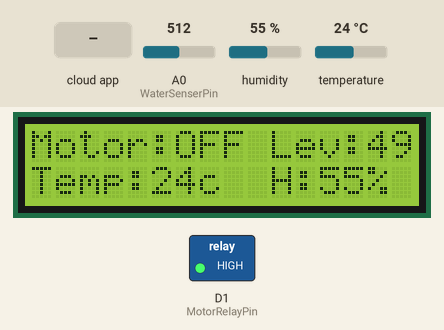
This sketch was run on a simulated ESP8266 (NodeMCU). Parts: 16×2 character LCD, switched loads named in the sketch (green lamp = pin HIGH). The inputs (shaded band) are chosen by the test bench; at power-on: temperature 24 °C, A0 (WaterSenserPin) = 512, humidity 55 %. WiFi joins after 1.5 s; servers stay silent unless stated.

Above: at 6.7 s.
6.8 s: temperature set to 1 °C
At 8.8 s:
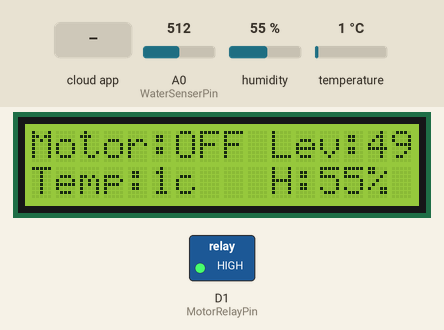
12.7 s: A0 (WaterSenserPin) set to 905
At 13.3 s:
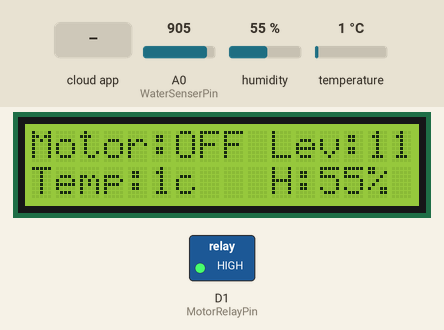
18.6 s: A0 (WaterSenserPin) set to 927
At 19.5 s:
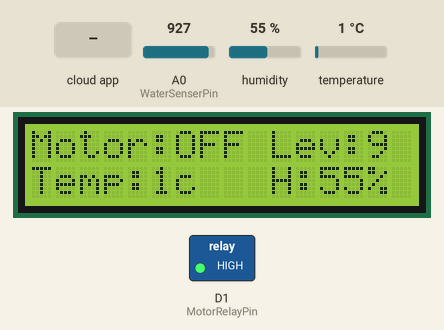
20.1 s: the phone or cloud app sets isAutomatic to 2
At 21.4 s:
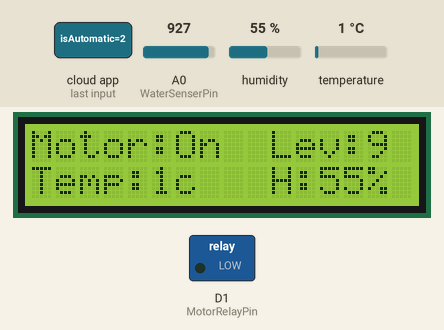
26.0 s: the phone or cloud app sets motorRelay to 0
At 26.4 s:
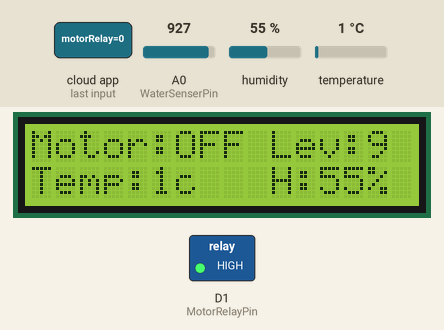
31.9 s: temperature set to 12 °C
At 33.3 s:
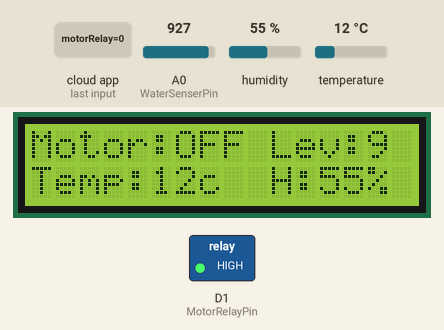
Timing chart, 0 to 34.9 s (numbered marks = the images above; inputs shaded):
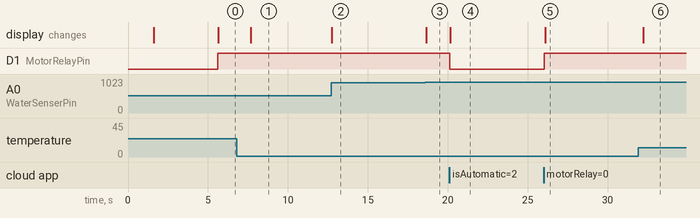

Measured:
- after the input at 6.8 s, the display: changes after 0.88 s (image 1)
- after the input at 12.7 s, the display: changes at once (image 2)
- after the input at 18.6 s, the display: changes after 0.05 s (image 3)
- after the input at 20.1 s, D1 (MotorRelayPin): HIGH → LOW at once; the display: changes after 0.07 s (image 4)
- after the input at 26.0 s, D1 (MotorRelayPin): LOW → HIGH after 0.05 s; the display: changes after 0.08 s (image 5)
- after the input at 31.9 s, the display: changes after 0.31 s (image 6)

The sketch:

WaterManagementScript.ino
```cpp
#include "arduino_secrets.h"
/*
  Sketch generated by the Arduino IoT Cloud Thing "Untitled"
  https://create.arduino.cc/cloud/things/aff07683-4dde-4e39-8867-292f9fd232e5

  Arduino IoT Cloud Variables description

  The following variables are automatically generated and updated when changes are made to the Thing

  float waterLevel;
  CloudTemperatureSensor temperature;
  CloudRelativeHumidity humidity;
  String isAutomatic;
  bool motorRelay;

  Variables which are marked as READ/WRITE
  in the Cloud Thing will also have functions
  which are called when their values are changed from the Dashboard.
  These functions are generated with the Thing and added at the end of this sketch.
*/

#include "thingProperties.h"
#include <DHT.h>
#define DHTPIN 2
#define DHTTYPE DHT11
DHT dht(DHTPIN, DHTTYPE);

#include <Wire.h>
#include <LiquidCrystal_I2C.h>
int Contrast=75;int counter = 0;
LiquidCrystal_I2C lcd(0x27, 16, 2);


#define SDA_PIN D6 /* Define the SDA pin here  */
#define SCL_PIN D7 /* Define the SCL Pin here */


int WaterSenserPin = A0;
int MotorRelayPin = D1;


// int[] chill={2,2,2,4,4,4,6,6,6,1,1,1,0,0,0};
void setup() {
  // Initialize serial and wait for port to open:
  Serial.begin(9600);
  // This delay gives the chance to wait for a Serial Monitor without blocking if none is found
  delay(1500);

  pinMode(WaterSenserPin, INPUT);
  pinMode(MotorRelayPin, OUTPUT);
  waterLevel=0;
  temperature=0;
  humidity=0;
  isAutomatic="0";
  motorRelay=false;
  LED_INIT();

  // Defined in thingProperties.h
  initProperties();

  // Connect to Arduino IoT Cloud
  ArduinoCloud.begin(ArduinoIoTPreferredConnection);

  /*
     The following function allows you to obtain more information
     related to the state of network and IoT Cloud connection and errors
     the higher number the more granular information you’ll get.
     The default is 0 (only errors).
     Maximum is 4
  */
  setDebugMessageLevel(2);
  ArduinoCloud.printDebugInfo();
}

void LED_INIT(){
    // analogWrite(6,Contrast);
    // lcd.begin(16, 2);
    Wire.begin(SDA_PIN, SCL_PIN);  /* Initialize I2C communication */
    lcd.init();                 /* initialize the lcd  */
    lcd.backlight();                  // Turn on the backlight
    lcd.clear();

    lcd.setCursor(0, 0);
    lcd.print("   Welcome  To  ");
    lcd.setCursor(0, 1);
    lcd.print("    AgVENTURE   ");
    delay(4000);
}

void Display(){
    lcd.clear();

    lcd.setCursor(0, 0);
    lcd.print("Motor:");
    lcd.setCursor(6, 0);
    if(motorRelay){
      lcd.print("On  ");
    }else{
      lcd.print("OFF ");
    }


    lcd.setCursor(10, 0);
    lcd.print("Lev:");
    lcd.setCursor(14, 0);
    int WL=waterLevel;
    lcd.print(WL);


    lcd.setCursor(0, 1);
    lcd.print("Temp:");
    lcd.setCursor(5, 1);
    int TEMP=temperature;
    lcd.print(TEMP);
    lcd.print("c");


    lcd.setCursor(10, 1);
    lcd.print("H:");
    lcd.setCursor(12, 1);
    int HU= humidity;
    lcd.print(HU);
    lcd.print("%");
}

void ReadingDTHValus(){
    float h = dht.readHumidity();
    float t = dht.readTemperature();
    if(h<0){
      h=0;
    }
    if(h>100){
      h=100;
    }
    if(t<0){
      t=0;
    }
    if(t>100){
      t=100;
    }
    // Your code here
    temperature = t;
    humidity = h;
}

void ReadingWaterLevel(){
    waterLevel = ( 100 - ( (analogRead(WaterSenserPin) / 1023.00) * 100 ) );
    if(waterLevel<=0) waterLevel=0;
    if(waterLevel>=100) waterLevel=99;
}

void MotorControlling(){
  if (isAutomatic=="2") {
      if (waterLevel <= 40) {
        motorRelay = true;
        digitalWrite(MotorRelayPin, LOW);
      } else {
        motorRelay = false;
        digitalWrite(MotorRelayPin, HIGH);
      }
    } else {
      if (!motorRelay) {
        digitalWrite(MotorRelayPin, HIGH);
      } else {
        digitalWrite(MotorRelayPin, LOW);
      }
    }
}

void loop() {
  ArduinoCloud.update();

  //reading Temp,Humidity
  ReadingDTHValus();

  //Water Level
  ReadingWaterLevel();

  //Motor controlling
  MotorControlling();


  // Serial.print("temperature = ");
  // Serial.println(temperature);

  // Serial.print("humidity = ");
  // Serial.println(humidity);

  Display();
}


/*/////////////////////////////////////////////////////////////////////////////////////////////////
  Since Temperature is READ_WRITE variable, onTemperatureChange() is
  executed every time a new value is received from IoT Cloud.
*/
void onTemperatureChange()  {
  // Add your code here to act upon Temperature change
}


/*/////////////////////////////////////////////////////////////////////////////////////////////////
  Since Humidity is READ_WRITE variable, onHumidityChange() is
  executed every time a new value is received from IoT Cloud.
*/
void onHumidityChange()  {
  // Add your code here to act upon Humidity change
}


/*/////////////////////////////////////////////////////////////////////////////////////////////////
  Since WaterLevel is READ_WRITE variable, onWaterLevelChange() is
  executed every time a new value is received from IoT Cloud.
*/
void onWaterLevelChange()  {
  // Add your code here to act upon WaterLevel change
}


/*/////////////////////////////////////////////////////////////////////////////////////////////////
  Since MotorRelay is READ_WRITE variable, onMotorRelayChange() is
  executed every time a new value is received from IoT Cloud.
*/
void onMotorRelayChange()  {
  if(motorRelay){
    isAutomatic = "1";
  }else{
    isAutomatic = "0";
  }
  // Add your code here to act upon MotorRelay change
}


/*/////////////////////////////////////////////////////////////////////////////////////////////////
  Since IsAutomatic is READ_WRITE variable, onIsAutomaticChange() is
  executed every time a new value is received from IoT Cloud.
*/
void onIsAutomaticChange()  {
  if(isAutomatic=="0"){
    motorRelay=false;
  }else if(isAutomatic=="1"){
    motorRelay=true;
  }
  // Add your code here to act upon IsAutomatic change
}
```

arduino_secrets.h
```cpp
#define SECRET_DEVICE_KEY ""
#define SECRET_OPTIONAL_PASS ""
#define SECRET_SSID ""
```

thingProperties.h
```cpp
// Code generated by Arduino IoT Cloud, DO NOT EDIT.

#include <ArduinoIoTCloud.h>
#include <Arduino_ConnectionHandler.h>

const char DEVICE_LOGIN_NAME[]  = "e439a85e-68c8-4aa2-87e0-d148f1e1fe28";

const char SSID[]               = SECRET_SSID;    // Network SSID (name)
const char PASS[]               = SECRET_OPTIONAL_PASS;    // Network password (use for WPA, or use as key for WEP)
const char DEVICE_KEY[]  = SECRET_DEVICE_KEY;    // Secret device password

void onIsAutomaticChange();
void onWaterLevelChange();
void onTemperatureChange();
void onHumidityChange();
void onMotorRelayChange();

String isAutomatic;
float waterLevel;
CloudTemperatureSensor temperature;
CloudRelativeHumidity humidity;
bool motorRelay;

void initProperties(){

  ArduinoCloud.setBoardId(DEVICE_LOGIN_NAME);
  ArduinoCloud.setSecretDeviceKey(DEVICE_KEY);
  ArduinoCloud.addProperty(isAutomatic, READWRITE, ON_CHANGE, onIsAutomaticChange);
  ArduinoCloud.addProperty(waterLevel, READWRITE, ON_CHANGE, onWaterLevelChange);
  ArduinoCloud.addProperty(temperature, READWRITE, 2 * SECONDS, onTemperatureChange);
  ArduinoCloud.addProperty(humidity, READWRITE, 2 * SECONDS, onHumidityChange);
  ArduinoCloud.addProperty(motorRelay, READWRITE, ON_CHANGE, onMotorRelayChange);

}

WiFiConnectionHandler ArduinoIoTPreferredConnection(SSID, PASS);
```
